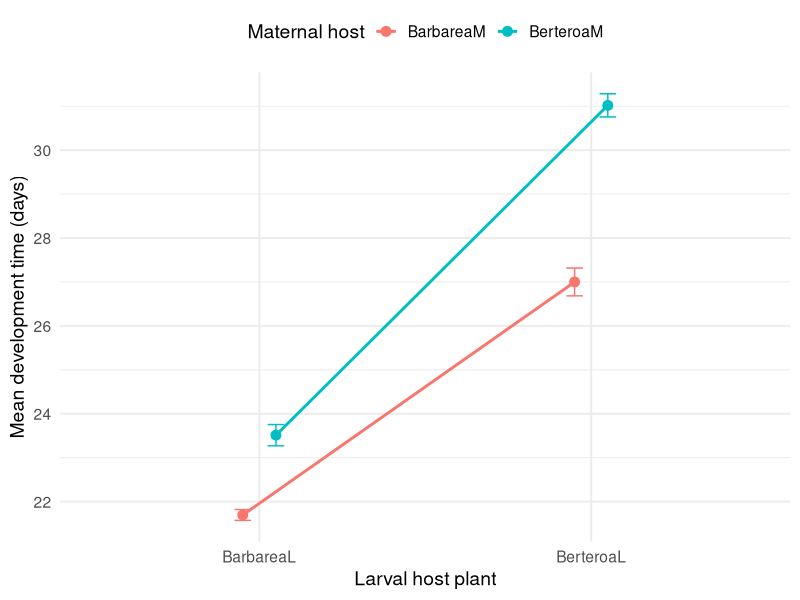
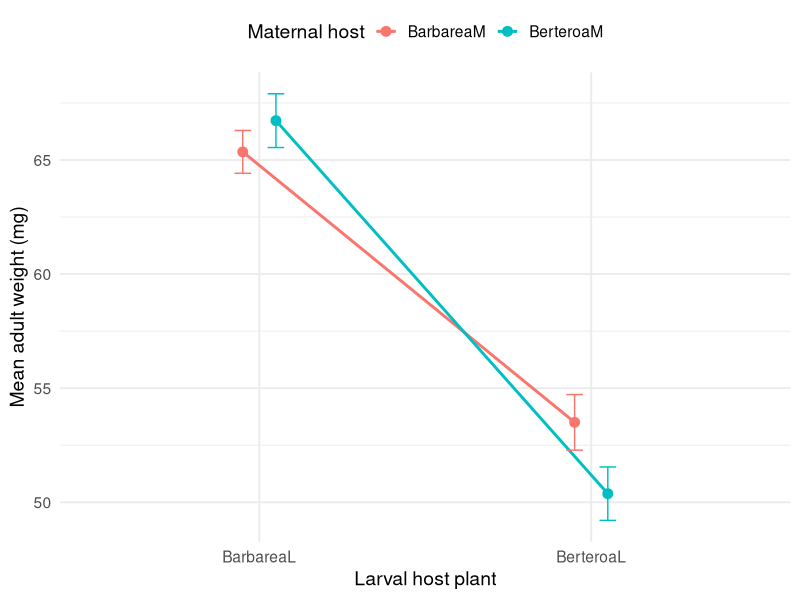
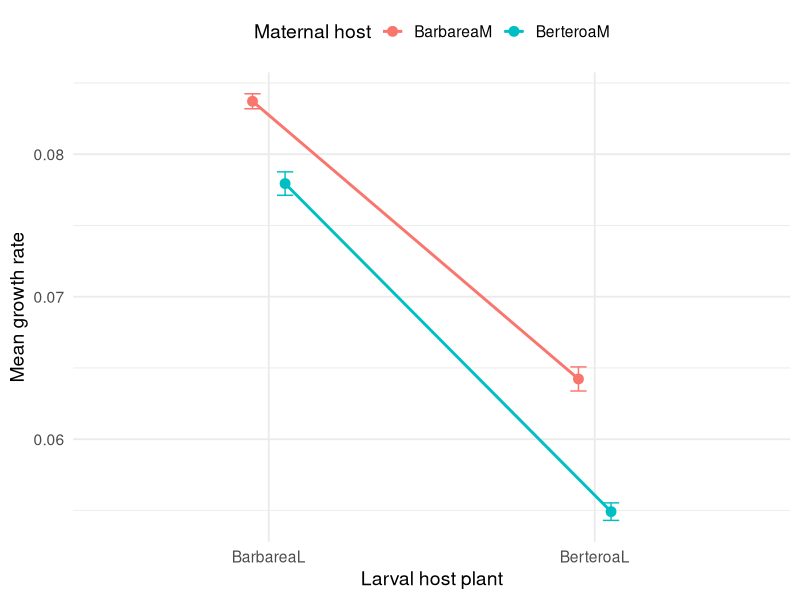
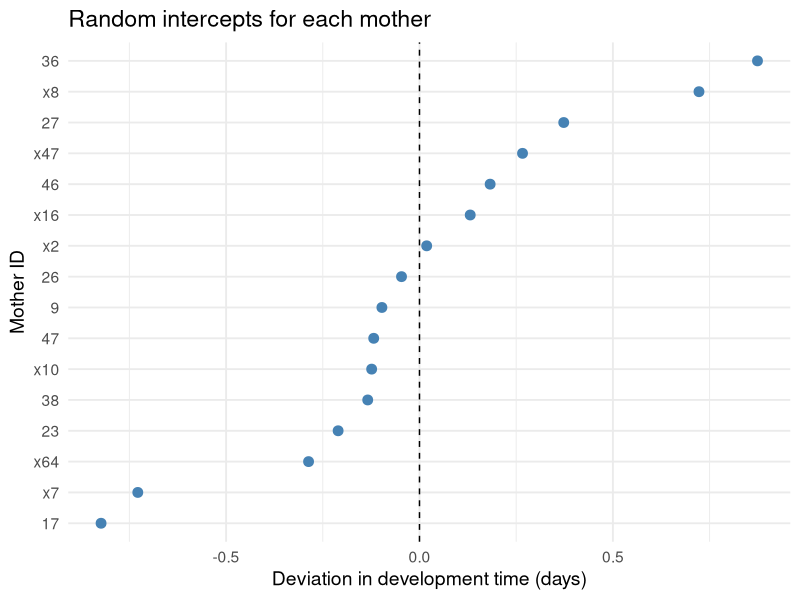

Write R code to recreate these figures, in order.

# ---- Package Installation and Loading ----
install.packages("ggplot2")
install.packages("lme4")
install.packages("Matrix")

library(Matrix)
library(lme4)
library(ggplot2)

# ---- Data Loading ----
dat = read.csv("butterflies.csv")
names(dat)
dat$MaternalHost = paste0(dat$MaternalHost,"M")
dat$LarvalHost = paste0(dat$LarvalHost,"L")


# ---- Development Time Analysis ----
model_development = lm(DevelopmentTime ~ MaternalHost * LarvalHost + Sex, data = dat)
summary(model_development)
ggplot(dat, aes(x = LarvalHost, y = DevelopmentTime, color = MaternalHost)) +
  stat_summary(fun = mean, geom = "point", position = position_dodge(width = 0.2), size = 3) +
  stat_summary(fun = mean, geom = "line", aes(group = MaternalHost),
               position = position_dodge(width = 0.2), size = 1) +
  stat_summary(fun.data = mean_se, geom = "errorbar",
               width = 0.1, position = position_dodge(width = 0.2)) +
  theme_minimal(base_size = 14) +
  labs(x = "Larval host plant", y = "Mean development time (days)",
       color = "Maternal host") +
  theme(legend.position = "top")

# ---- Adult Weight Analysis ----
model_weight = lm(AdultWeight ~ MaternalHost * LarvalHost + Sex, data = dat)
summary(model_weight)
ggplot(dat, aes(x = LarvalHost, y = AdultWeight, color = MaternalHost)) +
  stat_summary(fun = mean, geom = "point", position = position_dodge(width = 0.2), size = 3) +
  stat_summary(fun = mean, geom = "line", aes(group = MaternalHost),
               position = position_dodge(width = 0.2), size = 1) +
  stat_summary(fun.data = mean_se, geom = "errorbar",
               width = 0.1, position = position_dodge(width = 0.2)) +
  theme_minimal(base_size = 14) +
  labs(x = "Larval host plant", y = "Mean adult weight (mg)",
       color = "Maternal host") +
  theme(legend.position = "top")

# ---- Growth Rate Analysis ----
model_growth = lm(GrowthRate ~ MaternalHost * LarvalHost + Sex, data = dat)
summary(model_growth)
ggplot(dat, aes(x = LarvalHost, y = GrowthRate, color = MaternalHost)) +
  stat_summary(fun = mean, geom = "point", position = position_dodge(width = 0.2), size = 3) +
  stat_summary(fun = mean, geom = "line", aes(group = MaternalHost),
               position = position_dodge(width = 0.2), size = 1) +
  stat_summary(fun.data = mean_se, geom = "errorbar",
               width = 0.1, position = position_dodge(width = 0.2)) +
  theme_minimal(base_size = 14) +
  labs(x = "Larval host plant", y = "Mean growth rate",
       color = "Maternal host") +
  theme(legend.position = "top")

# ---- Graph Plotting ----
model_lme <- lmer(DevelopmentTime ~ MaternalHost * LarvalHost + Sex + (1 | MotherID), data = dat)
summary(model_lme)
anova(model_lme)

ranef_data <- ranef(model_lme)$MotherID
ranef_data$MotherID <- rownames(ranef_data)

p <- ggplot(ranef_data, aes(x = reorder(MotherID, `(Intercept)`), y = `(Intercept)`)) +
  geom_point(size = 3, color = "steelblue") +
  geom_hline(yintercept = 0, linetype = "dashed") +
  coord_flip() +
  theme_minimal(base_size = 14) +
  labs(x = "Mother ID", y = "Deviation in development time (days)",
       title = "Random intercepts for each mother")


ggsave("random_intercepts_highres.png",
       plot = p,
       width = 8, height = 6, units = "in",
       dpi = 1200)
